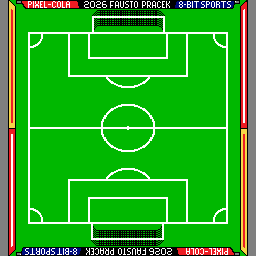
#> input picture media/aseprite/field.png, 256 x 256 px
$ python generate_field_512.py
#> lines starting #> are read from the running program, lines starting #| are printed output that depends on the picture
#!/usr/bin/env python3
# -*- coding: utf-8 -*-
"""
Espande il field.png originale (256x256) a 512 righe replicando le lunette.
Esegue poi field_compactor.py per generare il bin + FieldMap.h ottimizzati.
"""

import sys
import subprocess
from pathlib import Path
from PIL import Image

def main():
    # Path file sorgente
    aseprite_field = Path("media/aseprite/field.png")
    outdir = Path("bin")
    outdir.mkdir(exist_ok=True)

    if not aseprite_field.exists():
        print(f"ERROR: {aseprite_field} non trovato", file=sys.stderr)
        sys.exit(1)

    print(f"Loading {aseprite_field}...")
    img = Image.open(aseprite_field)
#> img is the input picture: PIL image 256x256 P; mean R, G, B, A 41.6, 168.9, 33.6, 255

    if img.size != (256, 256):
        print(f"ERROR: atteso 256x256, trovato {img.size}", file=sys.stderr)
        sys.exit(1)

    if img.mode != "P":
        print(f"ERROR: immagine non palettizzata (mode={img.mode})", file=sys.stderr)
        sys.exit(1)

    pal = img.getpalette()
#> pal = 48 values, max 255 at index 12, min 0 at index 15, mean 127.1
    raw = img.tobytes()
    rows_256 = [raw[y*256:(y+1)*256] for y in range(256)]
#> rows_256 = 256 items

    # Estrai lunette
    lunetta_nord = rows_256[88:104]   # righe 88-103 (16 righe)
#> lunetta_nord = 16 items
    centrocampo = rows_256[104:152]   # righe 104-151 (48 righe)
#> centrocampo = 48 items
    lunetta_sud = rows_256[152:168]   # righe 152-167 (16 righe)
#> lunetta_sud = 16 items

    print(f"  Nord lunette: 16 righe (88-103)")
    print(f"  Centrocampo:   48 righe (104-151)")
    print(f"  Sud lunette:   16 righe (152-167)")

    # Costruisci 512 righe
    rows_512 = []

    # Righe 0-255: campo originale
    rows_512.extend(rows_256)
    print(f"  Aggiunti 0-255: campo originale (256 righe)")

    # Righe 256-319: lunetta nord ×4
    rows_512.extend(lunetta_nord)
    rows_512.extend(lunetta_nord)
    rows_512.extend(lunetta_nord)
    rows_512.extend(lunetta_nord)
    print(f"  Aggiunti 256-319: lunetta nord ×4 (64 righe)")

    # Righe 320-367: centrocampo
    rows_512.extend(centrocampo)
    print(f"  Aggiunti 320-367: centrocampo (48 righe)")

    # Righe 368-431: lunetta sud ×4
    rows_512.extend(lunetta_sud)
    rows_512.extend(lunetta_sud)
    rows_512.extend(lunetta_sud)
    rows_512.extend(lunetta_sud)
    print(f"  Aggiunti 368-431: lunetta sud ×4 (64 righe)")

    # Righe 432-495: lunetta nord ×2 + lunetta sud ×2
    rows_512.extend(lunetta_nord)
    rows_512.extend(lunetta_nord)
    rows_512.extend(lunetta_sud)
    rows_512.extend(lunetta_sud)
    print(f"  Aggiunti 432-495: lunetta nord ×2 + sud ×2 (64 righe)")

    # Righe 496-511: lunetta nord (16 righe)
    rows_512.extend(lunetta_nord)
    print(f"  Aggiunti 496-511: lunetta nord (16 righe)")

    if len(rows_512) != 512:
        print(f"ERROR: lunghezza != 512 ({len(rows_512)})", file=sys.stderr)
        sys.exit(1)

    # Crea PNG 256x512
    img_512 = Image.new("P", (256, 512))
#> img_512: PIL image 256x512 P; every value is 0
    img_512.putpalette(pal)
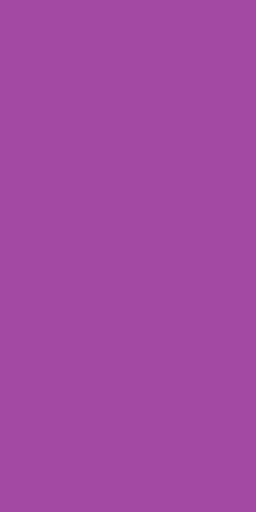
#> img_512: PIL image 256x512 P; mean R, G, B 163, 73, 164
    img_512.frombytes(b"".join(rows_512))
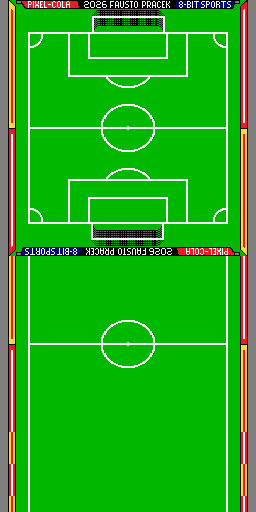
#> img_512: PIL image 256x512 P; mean R, G, B 33.8, 172.8, 26.1

    field_512_png = outdir / "field_512.png"
    img_512.save(field_512_png, format="PNG")
    print(f"Saved: {field_512_png}")

    # Esegui field_compactor.py
    print("\nRunning field_compactor.py...")
    cmd = [
        sys.executable,
        "field_compactor.py",
        str(field_512_png),
        "--k", "16",
        "--outdir", str(outdir),
        "--prefix", "field"
    ]
    print(f"  {' '.join(cmd)}")
    result = subprocess.run(cmd, cwd=str(Path.cwd()))
    if result.returncode != 0:
        print(f"ERROR: field_compactor.py failed (exit {result.returncode})", file=sys.stderr)
        sys.exit(result.returncode)

    print("\n✓ Done! FieldMap.h and field.bin generated in bin/")

if __name__ == "__main__":
    main()
#> (the call stopped at in main, `result = subprocess.run(cmd, cwd=str(Path.cwd()))`: subprocess is not available in this run)
